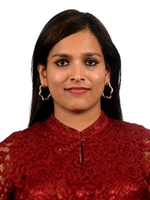
#> input picture data/images/ABC.jpg, 150 x 200 px; its folder holds only this picture in this run
$ python sift.py
#> lines starting #> are read from the running program, lines starting #| are printed output that depends on the picture
#> further down, image is the input picture: shape (200, 150, 3); mean B, G, R 104.2, 109.9, 161.2
import cv2
import pickle
import matplotlib.pyplot as plt

# Function to resize images
def imageResizeTrain(image):
    maxD = 1024
    height, width = image.shape
#> height = 200; width = 150
    aspectRatio = width / height
#> aspectRatio = 0.75
    if aspectRatio < 1:
        newSize = (int(maxD * aspectRatio), maxD)
#> newSize = (768, 1024)
    else:
        newSize = (maxD, int(maxD / aspectRatio))
    image = cv2.resize(image, newSize)
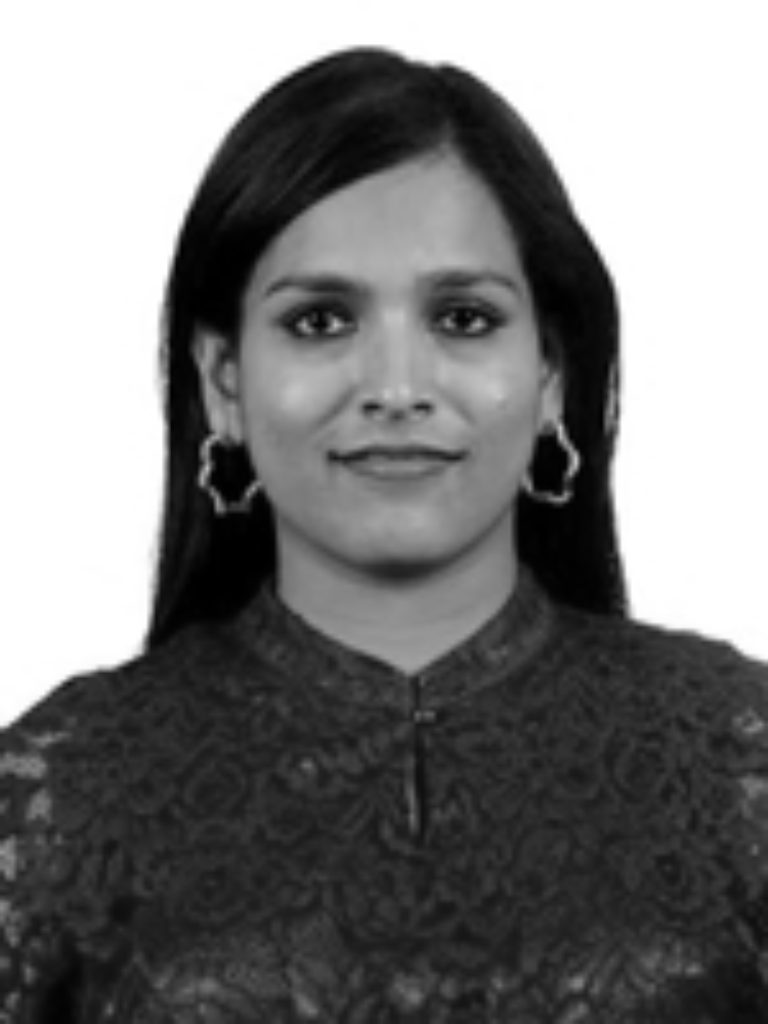
#> image: shape (1024, 768); min 0, max 255, mean 124.5
    return image

# Function to compute SIFT keypoints and descriptors
def computeSIFT(image):
    sift = cv2.SIFT_create()
    return sift.detectAndCompute(image, None)

# Function to calculate matches between descriptors
def calculateMatches(des1, des2):
    bf = cv2.BFMatcher()
    matches = bf.knnMatch(des1, des2, k=2)
    good_matches = []
    for m, n in matches:
        if m.distance < 0.7 * n.distance:
            good_matches.append(m)
    return good_matches

# Function to visualize matches between images
def getPlot(image1, image2, keypoint1, keypoint2, matches):
    image1 = cv2.cvtColor(image1, cv2.COLOR_BGR2RGB)
    image2 = cv2.cvtColor(image2, cv2.COLOR_BGR2RGB)
    matchPlot = cv2.drawMatches(
        image1, keypoint1, image2, keypoint2, matches, None, flags=cv2.DrawMatchesFlags_NOT_DRAW_SINGLE_POINTS
    )
    return matchPlot

# Function to calculate and display results for a pair of images
def calculateResultsFor(i, j):
    keypoint1, descriptor1 = computeSIFT(imagesBW[i])
    keypoint2, descriptor2 = computeSIFT(imagesBW[j])
    matches = calculateMatches(descriptor1, descriptor2)
    score = 100 * (len(matches) / min(len(keypoint1), len(keypoint2)))
    plot = getPlot(images[i], images[j], keypoint1, keypoint2, matches)
    print("Matches:", len(matches))
    print("Keypoints in image 1:", len(keypoint1))
    print("Keypoints in image 2:", len(keypoint2))
    print("Score:", score)
    plt.imshow(plot)
    plt.show()

# Load images (replace with your actual image paths)
imageList = ["ABC", "abc1", "DEF", "def1", "GHI", "ghi1", "JKL", "jkl1", "MNO", "mno1"]
imagesBW = []
images = []
for imageName in imageList:
    imagePath = "data/images/" + str(imageName) + ".jpg"  # Assuming images are in JPEG format
    image = cv2.imread(imagePath)
    images.append(image)
#> (the run stopped early here; a loop or call above may not have finished)
